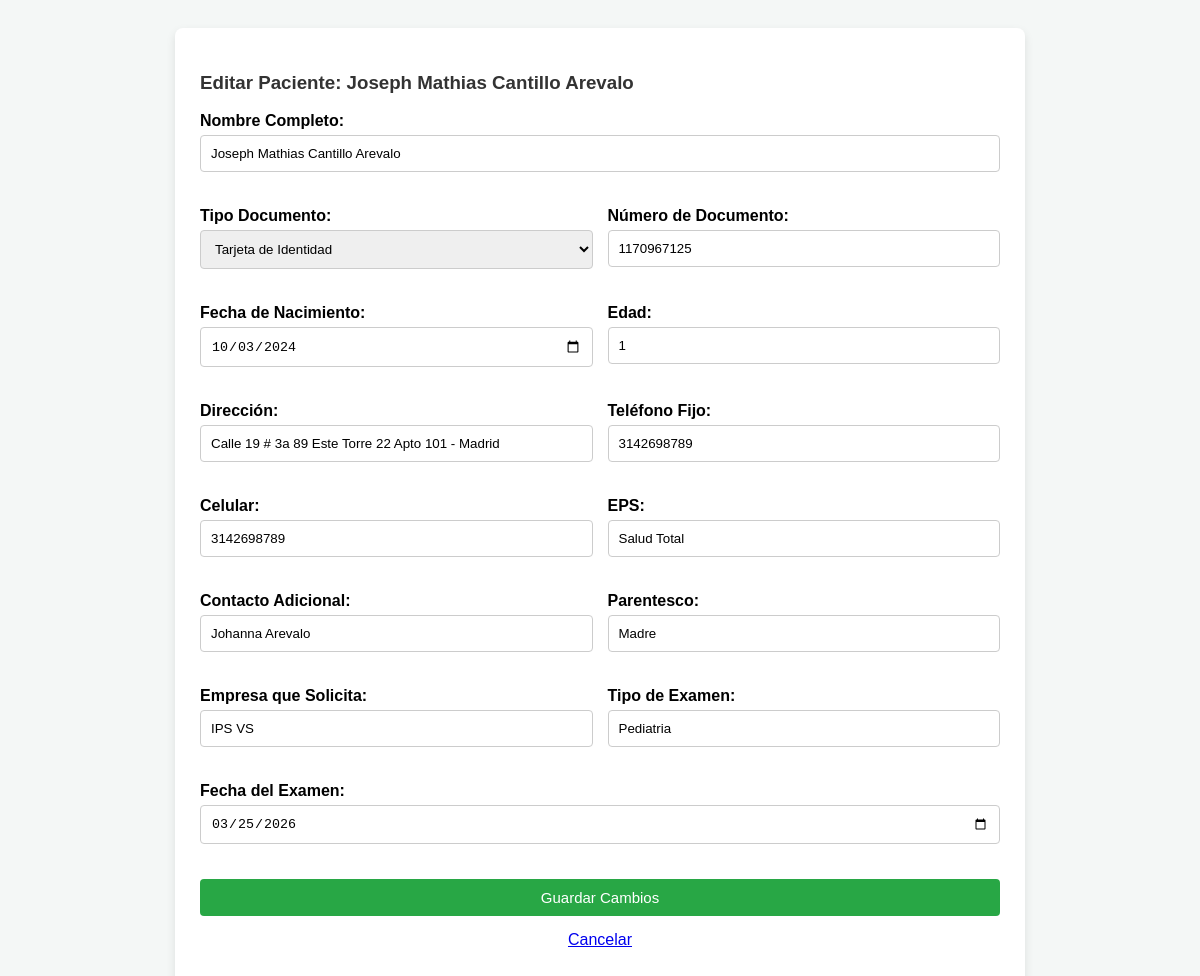
Screenshot of /index.php?action=edit&id=2 with the database file from the repository.
### tables this page shows
CREATE TABLE `pacientes` (
  `id` int(11) NOT NULL,
  `nombre_completo` varchar(150) NOT NULL,
  `tipo_documento` varchar(50) NOT NULL,
  `numero_documento` varchar(50) NOT NULL,
  `direccion` varchar(150) DEFAULT NULL,
  `telefono` varchar(20) DEFAULT NULL,
  `celular` varchar(20) NOT NULL,
  `fecha_nacimiento` date DEFAULT NULL,
  `edad` int(11) NOT NULL,
  `eps` varchar(100) NOT NULL,
  `contacto_adicional` varchar(150) DEFAULT NULL,
  `parentesco` varchar(50) DEFAULT NULL,
  `tipo_examen` varchar(100) NOT NULL,
  `empresa_solicita` varchar(100) NOT NULL,
  `fecha_examen` date NOT NULL
);

### config/db.php (called while the page is built, shortened)
<?php
class Database {
    private $host = "localhost";
    private $db_name = "ips_alma_vida";
    private $username = "root";
    private $password = "";
    public function getConnection() {
        $this->conn = null;
        try {
            $this->conn = new PDO("mysql:host=" . $this->host . ";dbname=" . $this->db_name, $this->username, $this->password);
            $this->conn->setAttribute(PDO::ATTR_ERRMODE, PDO::ERRMODE_EXCEPTION);
            $this->conn->exec("set names utf8");
        } catch(PDOException $exception) {
            echo "Error de conexión: " . $exception->getMessage();
        }
        return $this->conn;
    }
}
?>

### models/paciente.php (called while the page is built, shortened)
<?php
class Paciente {
    private $conn;
    private $table_name = "pacientes";
    public function __construct($db) {
        $this->conn = $db;
    }
    public function getById($id) {
    $query = "SELECT * FROM " . $this->table_name . " WHERE id = ? LIMIT 0,1";
    $stmt = $this->conn->prepare($query);
    $stmt->bindParam(1, $id);
    $stmt->execute();
    return $stmt->fetch(PDO::FETCH_ASSOC);
    }
}
?>

### views/update.php (the view, shortened to what this page needs)
<!DOCTYPE html>
<html lang="es">
<head>
    <link rel="stylesheet" href="assets/css/styles.css">
</head>
<body>
    <div class="container" style="max-width: 800px;">
        <h3>Editar Paciente: <?= htmlspecialchars($p['nombre_completo']) ?></h3>
        <form id="editForm">
            <div class="grid-2">
                <div class="form-group full-width">
                    <label>Nombre Completo:</label>
                    <input type="text" name="nombre_completo" value="<?= htmlspecialchars($p['nombre_completo']) ?>" required>
                </div>
                <div class="form-group">
                    <label>Tipo Documento:</label>
                    <select name="tipo_documento">
                        <option value="TI" <?= $p['tipo_documento'] == 'TI' ? 'selected' : '' ?>>Tarjeta de Identidad</option>
                    </select>
                </div>
                <div class="form-group">
                    <label>Número de Documento:</label>
                    <input type="text" name="numero_documento" id="num_doc" value="<?= htmlspecialchars($p['numero_documento']) ?>" required>
                </div>
                <div class="form-group">
                    <label>Fecha de Nacimiento:</label>
                    <input type="date" name="fecha_nacimiento" value="<?= htmlspecialchars($p['fecha_nacimiento']) ?>" required>
                </div>
                <div class="form-group">
                    <label>Edad:</label>
                    <input type="number" name="edad" value="<?= htmlspecialchars($p['edad']) ?>" required>
                </div>
                <div class="form-group">
                    <label>Dirección:</label>
                    <input type="text" name="direccion" value="<?= htmlspecialchars($p['direccion']) ?>">
                </div>
                <div class="form-group">
                    <label>Teléfono Fijo:</label>
                    <input type="text" name="telefono" value="<?= htmlspecialchars($p['telefono']) ?>">
                </div>
                <div class="form-group">
                    <label>Celular:</label>
                    <input type="text" name="celular" value="<?= htmlspecialchars($p['celular']) ?>" required>
                </div>
                <div class="form-group">
                    <label>EPS:</label>
                    <input type="text" name="eps" value="<?= htmlspecialchars($p['eps']) ?>" required>
                </div>
                <div class="form-group">
                    <label>Contacto Adicional:</label>
                    <input type="text" name="contacto_adicional" value="<?= htmlspecialchars($p['contacto_adicional']) ?>">
                </div>
                <div class="form-group">
                    <label>Parentesco:</label>
                    <input type="text" name="parentesco" value="<?= htmlspecialchars($p['parentesco']) ?>">
                </div>
                <div class="form-group">
                    <label>Empresa que Solicita:</label>
                    <input type="text" name="empresa_solicita" value="<?= htmlspecialchars($p['empresa_solicita']) ?>" required>
                </div>
                <div class="form-group">
                    <label>Tipo de Examen:</label>
                    <input type="text" name="tipo_examen" value="<?= htmlspecialchars($p['tipo_examen']) ?>" required>
                </div>
                <div class="form-group full-width">
                    <label>Fecha del Examen:</label>
                    <input type="date" name="fecha_examen" value="<?= htmlspecialchars($p['fecha_examen']) ?>" required>
                </div>
            </div>
            <button type="submit" class="btn btn-success" style="width: 100%; margin-top:15px;">Guardar Cambios</button>
            <p style="text-align: center; margin-top: 15px;"><a href="index.php">Cancelar</a></p>
        </form>
    </div>
</body>
</html>

### assets/css/styles.css (style rules this page uses)
body { font-family: Arial, sans-serif; background: #f4f7f6; padding: 20px; }
h1, h2, h3 { color: #333; }
.container, .box, .confirm-box { background: white; max-width: 600px; margin: auto; padding: 25px; border-radius: 8px; box-shadow: 0 4px 10px rgba(0,0,0,0.1); }
.form-group { margin-bottom: 15px; text-align: left; }
label { display: block; margin-bottom: 5px; font-weight: bold; }
input, select { width: 100%; padding: 10px; box-sizing: border-box; border: 1px solid #ccc; border-radius: 4px; margin-bottom: 5px; }
.btn { padding: 10px 15px; border: none; border-radius: 4px; cursor: pointer; color: white; text-decoration: none; display: inline-block; font-size: 15px; }
.btn-success { background: #28a745; }

### views/update.php (style rules this page uses)
.grid-2 { display: grid; grid-template-columns: 1fr 1fr; gap: 15px; }
.full-width { grid-column: span 2; }

### rows the page displays
pacientes: nombre_completo "Joseph Mathias Cantillo Arevalo", tipo_documento "Tarjeta de Identidad", numero_documento "1170967125", fecha_nacimiento "10/03/2024", edad "1", direccion "Calle 19 # 3a 89 Este Torre 22 Apto 101 - Madrid", telefono "3142698789", celular "3142698789", eps "Salud Total", contacto_adicional "Johanna Arevalo", parentesco "Madre", empresa_solicita "IPS VS", tipo_examen "Pediatria", fecha_examen "03/25/2026"
